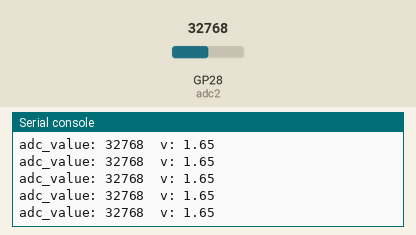
The program below on a simulated Raspberry Pi Pico running MicroPython. Parts: the last lines printed to the serial console. Inputs (shaded band) come from the test bench; at power-on: GP28 (adc2) = 32768 (analog values on the 0–65535 scale).

Above: at 1.2 s.
1.3 s: GP28 (adc2) set to 45874
At 1.56 s:
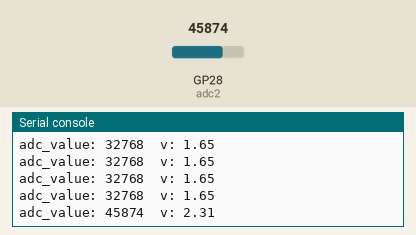
2.8 s: GP28 (adc2) set to 57670
At 2.96 s:
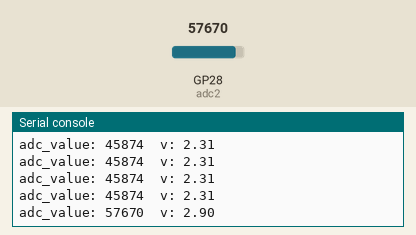
Timing chart, 0 to 5.8 s (numbered marks = the images above; inputs shaded):
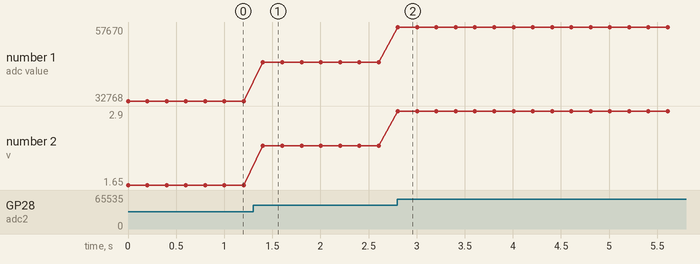

Measured:
- after the input at 1.3 s, the serial console: prints a new line after 0.10 s (image 1)
- after the input at 2.8 s, the serial console: prints a new line at once (image 2)
- plotted number 1: 32768 → 45874 after the input at 1.3 s, 45874 → 57670 after the input at 2.8 s
- plotted number 2: 1.65 → 2.31 after the input at 1.3 s, 2.31 → 2.9 after the input at 2.8 s

The program:

adc_ch2_ad_conversion_voltage.py
```python
from machine import ADC, Pin
import time

adc2 = ADC( Pin(28) )

while True:
    adc_value = adc2.read_u16()
    v = adc_value * 3.3/65536.0
    print(f'adc_value: {adc_value}\tv: {v:.2f}')
    time.sleep_ms(200)
```
